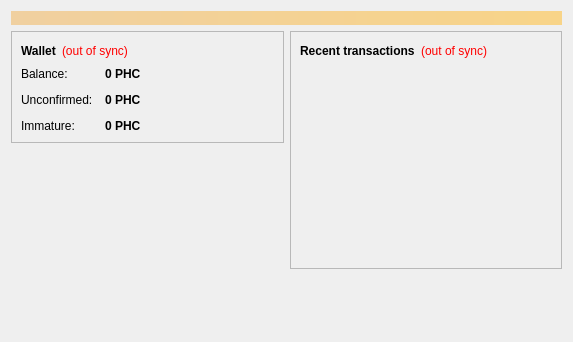
<?xml version="1.0" encoding="UTF-8"?>
<ui version="4.0">
 <class>OverviewPage</class>
 <widget class="QWidget" name="OverviewPage">
  <property name="geometry">
   <rect>
    <x>0</x>
    <y>0</y>
    <width>573</width>
    <height>342</height>
   </rect>
  </property>
  <property name="windowTitle">
   <string>Form</string>
  </property>
  <layout class="QVBoxLayout" name="topLayout">
   <item>
    <widget class="QLabel" name="labelAlerts">
     <property name="visible">
      <bool>false</bool>
     </property>
     <property name="styleSheet">
      <string notr="true">background-color: qlineargradient(x1: 0, y1: 0, x2: 1, y2: 0, stop:0 #F0D0A0, stop:1 #F8D488); color:#000000;</string>
     </property>
     <property name="wordWrap">
      <bool>true</bool>
     </property>
     <property name="margin">
      <number>3</number>
     </property>
    </widget>
   </item>
   <item>
    <layout class="QHBoxLayout" name="horizontalLayout" stretch="1,1">
     <item>
      <layout class="QVBoxLayout" name="verticalLayout_2">
       <item>
        <widget class="QFrame" name="frame">
         <property name="frameShape">
          <enum>QFrame::StyledPanel</enum>
         </property>
         <property name="frameShadow">
          <enum>QFrame::Raised</enum>
         </property>
         <layout class="QVBoxLayout" name="verticalLayout_4">
          <item>
           <layout class="QHBoxLayout" name="horizontalLayout_4">
            <item>
             <widget class="QLabel" name="label_5">
              <property name="font">
               <font>
                <weight>75</weight>
                <bold>true</bold>
               </font>
              </property>
              <property name="text">
               <string>Wallet</string>
              </property>
             </widget>
            </item>
            <item>
             <widget class="QLabel" name="labelWalletStatus">
              <property name="toolTip">
               <string>The displayed information may be out of date. Your wallet automatically synchronizes with the PHCoin network after a connection is established, but this process has not completed yet.</string>
              </property>
              <property name="styleSheet">
               <string notr="true">QLabel { color: red; }</string>
              </property>
              <property name="text">
               <string notr="true">(out of sync)</string>
              </property>
              <property name="alignment">
               <set>Qt::AlignLeading|Qt::AlignLeft|Qt::AlignVCenter</set>
              </property>
             </widget>
            </item>
            <item>
             <spacer name="horizontalSpacer_2">
              <property name="orientation">
               <enum>Qt::Horizontal</enum>
              </property>
              <property name="sizeHint" stdset="0">
               <size>
                <width>40</width>
                <height>20</height>
               </size>
              </property>
             </spacer>
            </item>
           </layout>
          </item>
          <item>
           <layout class="QFormLayout" name="formLayout_2">
            <property name="fieldGrowthPolicy">
             <enum>QFormLayout::AllNonFixedFieldsGrow</enum>
            </property>
            <property name="horizontalSpacing">
             <number>12</number>
            </property>
            <property name="verticalSpacing">
             <number>12</number>
            </property>
            <item row="0" column="0">
             <widget class="QLabel" name="label">
              <property name="text">
               <string>Balance:</string>
              </property>
             </widget>
            </item>
            <item row="0" column="1">
             <widget class="QLabel" name="labelBalance">
              <property name="font">
               <font>
                <weight>75</weight>
                <bold>true</bold>
               </font>
              </property>
              <property name="cursor">
               <cursorShape>IBeamCursor</cursorShape>
              </property>
              <property name="toolTip">
               <string>Your current balance</string>
              </property>
              <property name="text">
               <string notr="true">0 PHC</string>
              </property>
              <property name="textInteractionFlags">
               <set>Qt::LinksAccessibleByMouse|Qt::TextSelectableByKeyboard|Qt::TextSelectableByMouse</set>
              </property>
             </widget>
            </item>
            <item row="1" column="0">
             <widget class="QLabel" name="label_3">
              <property name="text">
               <string>Unconfirmed:</string>
              </property>
             </widget>
            </item>
            <item row="1" column="1">
             <widget class="QLabel" name="labelUnconfirmed">
              <property name="font">
               <font>
                <weight>75</weight>
                <bold>true</bold>
               </font>
              </property>
              <property name="cursor">
               <cursorShape>IBeamCursor</cursorShape>
              </property>
              <property name="toolTip">
               <string>Total of transactions that have yet to be confirmed, and do not yet count toward the current balance</string>
              </property>
              <property name="text">
               <string notr="true">0 PHC</string>
              </property>
              <property name="textInteractionFlags">
               <set>Qt::LinksAccessibleByMouse|Qt::TextSelectableByKeyboard|Qt::TextSelectableByMouse</set>
              </property>
             </widget>
            </item>
            <item row="2" column="0">
             <widget class="QLabel" name="labelImmatureText">
              <property name="text">
               <string>Immature:</string>
              </property>
             </widget>
            </item>
            <item row="2" column="1">
             <widget class="QLabel" name="labelImmature">
              <property name="font">
               <font>
                <weight>75</weight>
                <bold>true</bold>
               </font>
              </property>
              <property name="toolTip">
               <string>Mined balance that has not yet matured</string>
              </property>
              <property name="text">
               <string notr="true">0 PHC</string>
              </property>
              <property name="textInteractionFlags">
               <set>Qt::LinksAccessibleByMouse|Qt::TextSelectableByKeyboard|Qt::TextSelectableByMouse</set>
              </property>
             </widget>
            </item>
           </layout>
          </item>
         </layout>
        </widget>
       </item>
       <item>
        <spacer name="verticalSpacer">
         <property name="orientation">
          <enum>Qt::Vertical</enum>
         </property>
         <property name="sizeHint" stdset="0">
          <size>
           <width>20</width>
           <height>40</height>
          </size>
         </property>
        </spacer>
       </item>
       <item>
        <widget class="QLabel" name="label_2">
         <property name="text">
          <string/>
         </property>
         <property name="pixmap">
          <pixmap>../res/images/wallet.png</pixmap>
         </property>
        </widget>
       </item>
      </layout>
     </item>
     <item>
      <layout class="QVBoxLayout" name="verticalLayout_3">
       <item>
        <widget class="QFrame" name="frame_2">
         <property name="frameShape">
          <enum>QFrame::StyledPanel</enum>
         </property>
         <property name="frameShadow">
          <enum>QFrame::Raised</enum>
         </property>
         <layout class="QVBoxLayout" name="verticalLayout">
          <item>
           <layout class="QHBoxLayout" name="horizontalLayout_2">
            <item>
             <widget class="QLabel" name="label_4">
              <property name="text">
               <string>&lt;b&gt;Recent transactions&lt;/b&gt;</string>
              </property>
             </widget>
            </item>
            <item>
             <widget class="QLabel" name="labelTransactionsStatus">
              <property name="toolTip">
               <string>The displayed information may be out of date. Your wallet automatically synchronizes with the PHCoin network after a connection is established, but this process has not completed yet.</string>
              </property>
              <property name="styleSheet">
               <string notr="true">QLabel { color: red; }</string>
              </property>
              <property name="text">
               <string notr="true">(out of sync)</string>
              </property>
              <property name="alignment">
               <set>Qt::AlignRight|Qt::AlignTrailing|Qt::AlignVCenter</set>
              </property>
             </widget>
            </item>
            <item>
             <spacer name="horizontalSpacer">
              <property name="orientation">
               <enum>Qt::Horizontal</enum>
              </property>
              <property name="sizeHint" stdset="0">
               <size>
                <width>40</width>
                <height>20</height>
               </size>
              </property>
             </spacer>
            </item>
           </layout>
          </item>
          <item>
           <widget class="QListView" name="listTransactions">
            <property name="styleSheet">
             <string notr="true">QListView { background: transparent; }</string>
            </property>
            <property name="frameShape">
             <enum>QFrame::NoFrame</enum>
            </property>
            <property name="verticalScrollBarPolicy">
             <enum>Qt::ScrollBarAlwaysOff</enum>
            </property>
            <property name="horizontalScrollBarPolicy">
             <enum>Qt::ScrollBarAlwaysOff</enum>
            </property>
            <property name="selectionMode">
             <enum>QAbstractItemView::NoSelection</enum>
            </property>
           </widget>
          </item>
         </layout>
        </widget>
       </item>
       <item>
        <spacer name="verticalSpacer_2">
         <property name="orientation">
          <enum>Qt::Vertical</enum>
         </property>
         <property name="sizeHint" stdset="0">
          <size>
           <width>20</width>
           <height>40</height>
          </size>
         </property>
        </spacer>
       </item>
       <item>
        <widget class="QLabel" name="label_6">
         <property name="layoutDirection">
          <enum>Qt::RightToLeft</enum>
         </property>
         <property name="text">
          <string/>
         </property>
         <property name="pixmap">
          <pixmap resource="../bitcoin.qrc">:/images/wallet</pixmap>
         </property>
        </widget>
       </item>
      </layout>
     </item>
    </layout>
   </item>
  </layout>
 </widget>
 <resources>
  <include location="../bitcoin.qrc"/>
 </resources>
 <connections/>
</ui>
